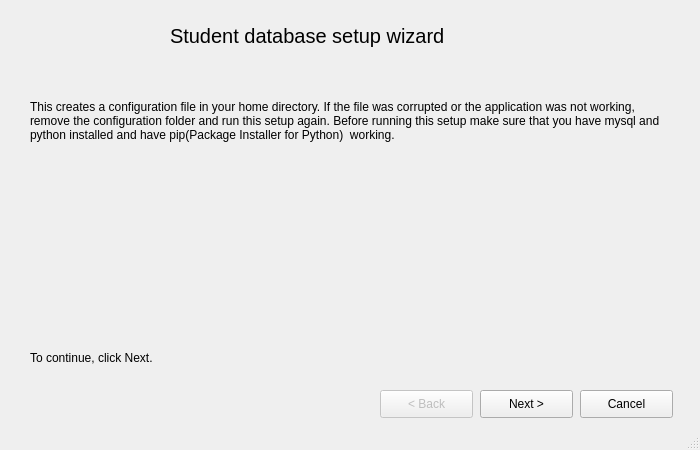
<?xml version="1.0" encoding="UTF-8"?>
<ui version="4.0">
 <class>MainWindow</class>
 <widget class="QMainWindow" name="MainWindow">
  <property name="geometry">
   <rect>
    <x>0</x>
    <y>0</y>
    <width>700</width>
    <height>450</height>
   </rect>
  </property>
  <property name="windowTitle">
   <string>MainWindow</string>
  </property>
  <widget class="QWidget" name="centralwidget">
   <widget class="QLabel" name="label">
    <property name="geometry">
     <rect>
      <x>170</x>
      <y>20</y>
      <width>341</width>
      <height>31</height>
     </rect>
    </property>
    <property name="font">
     <font>
      <pointsize>15</pointsize>
     </font>
    </property>
    <property name="text">
     <string>Student database setup wizard</string>
    </property>
   </widget>
   <widget class="QLabel" name="label_2">
    <property name="geometry">
     <rect>
      <x>30</x>
      <y>80</y>
      <width>641</width>
      <height>81</height>
     </rect>
    </property>
    <property name="font">
     <font>
      <pointsize>9</pointsize>
     </font>
    </property>
    <property name="text">
     <string>This creates a configuration file in your home directory. If the file was corrupted or the application was not working, remove the configuration folder and run this setup again. Before running this setup make sure that you have mysql and python installed and have pip(Package Installer for Python)  working.</string>
    </property>
    <property name="wordWrap">
     <bool>true</bool>
    </property>
   </widget>
   <widget class="QLabel" name="label_3">
    <property name="geometry">
     <rect>
      <x>30</x>
      <y>350</y>
      <width>161</width>
      <height>16</height>
     </rect>
    </property>
    <property name="font">
     <font>
      <pointsize>9</pointsize>
     </font>
    </property>
    <property name="text">
     <string>To continue, click Next.</string>
    </property>
   </widget>
   <widget class="QPushButton" name="pushButton">
    <property name="enabled">
     <bool>false</bool>
    </property>
    <property name="geometry">
     <rect>
      <x>380</x>
      <y>390</y>
      <width>93</width>
      <height>28</height>
     </rect>
    </property>
    <property name="text">
     <string>&lt; Back</string>
    </property>
    <property name="flat">
     <bool>false</bool>
    </property>
   </widget>
   <widget class="QPushButton" name="next_btn">
    <property name="geometry">
     <rect>
      <x>480</x>
      <y>390</y>
      <width>93</width>
      <height>28</height>
     </rect>
    </property>
    <property name="text">
     <string>Next &gt;</string>
    </property>
   </widget>
   <widget class="QPushButton" name="cancel_btn">
    <property name="geometry">
     <rect>
      <x>580</x>
      <y>390</y>
      <width>93</width>
      <height>28</height>
     </rect>
    </property>
    <property name="text">
     <string>Cancel</string>
    </property>
   </widget>
  </widget>
  <widget class="QStatusBar" name="statusbar"/>
 </widget>
 <resources/>
 <connections/>
</ui>
